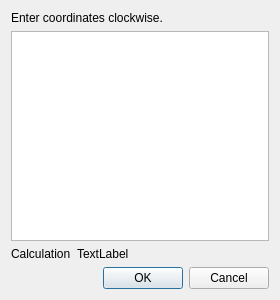
<?xml version="1.0" encoding="UTF-8"?>
<ui version="4.0">
 <class>dlgSuperficiePoligonal</class>
 <widget class="QDialog" name="dlgSuperficiePoligonal">
  <property name="geometry">
   <rect>
    <x>0</x>
    <y>0</y>
    <width>280</width>
    <height>300</height>
   </rect>
  </property>
  <property name="windowTitle">
   <string>Polygonal surface</string>
  </property>
  <property name="windowIcon">
   <iconset resource="recursos.qrc">
    <normaloff>:/dlg/dock/PolygonalArea</normaloff>:/dlg/dock/PolygonalArea</iconset>
  </property>
  <layout class="QVBoxLayout" name="verticalLayout">
   <item>
    <widget class="QLabel" name="label">
     <property name="text">
      <string>Enter coordinates clockwise.</string>
     </property>
     <property name="wordWrap">
      <bool>true</bool>
     </property>
    </widget>
   </item>
   <item>
    <widget class="QTableWidget" name="tblPoints">
     <property name="contextMenuPolicy">
      <enum>Qt::CustomContextMenu</enum>
     </property>
     <property name="alternatingRowColors">
      <bool>true</bool>
     </property>
     <property name="cornerButtonEnabled">
      <bool>false</bool>
     </property>
    </widget>
   </item>
   <item>
    <layout class="QFormLayout" name="formLayout">
     <item row="0" column="0">
      <widget class="QLabel" name="label_2">
       <property name="text">
        <string>Calculation</string>
       </property>
      </widget>
     </item>
     <item row="0" column="1">
      <widget class="QLabel" name="lblFormula">
       <property name="text">
        <string>TextLabel</string>
       </property>
      </widget>
     </item>
    </layout>
   </item>
   <item>
    <widget class="QDialogButtonBox" name="buttonBox">
     <property name="orientation">
      <enum>Qt::Horizontal</enum>
     </property>
     <property name="standardButtons">
      <set>QDialogButtonBox::Cancel|QDialogButtonBox::Ok</set>
     </property>
    </widget>
   </item>
  </layout>
  <action name="actionAddPoint">
   <property name="text">
    <string>Add Coordinate</string>
   </property>
   <property name="toolTip">
    <string>Agrega una coordenada a la lista</string>
   </property>
  </action>
  <action name="actionDelete_Coordinate">
   <property name="text">
    <string>Delete Coordinate</string>
   </property>
   <property name="toolTip">
    <string>Borra la coordenada seleccionada</string>
   </property>
  </action>
  <action name="actionMove_Up">
   <property name="text">
    <string>Move Up</string>
   </property>
  </action>
  <action name="actionMove_Down">
   <property name="text">
    <string>Move Down</string>
   </property>
  </action>
 </widget>
 <resources>
  <include location="recursos.qrc"/>
 </resources>
 <connections>
  <connection>
   <sender>buttonBox</sender>
   <signal>accepted()</signal>
   <receiver>dlgSuperficiePoligonal</receiver>
   <slot>accept()</slot>
   <hints>
    <hint type="sourcelabel">
     <x>248</x>
     <y>254</y>
    </hint>
    <hint type="destinationlabel">
     <x>157</x>
     <y>274</y>
    </hint>
   </hints>
  </connection>
  <connection>
   <sender>buttonBox</sender>
   <signal>rejected()</signal>
   <receiver>dlgSuperficiePoligonal</receiver>
   <slot>reject()</slot>
   <hints>
    <hint type="sourcelabel">
     <x>316</x>
     <y>260</y>
    </hint>
    <hint type="destinationlabel">
     <x>286</x>
     <y>274</y>
    </hint>
   </hints>
  </connection>
 </connections>
</ui>
